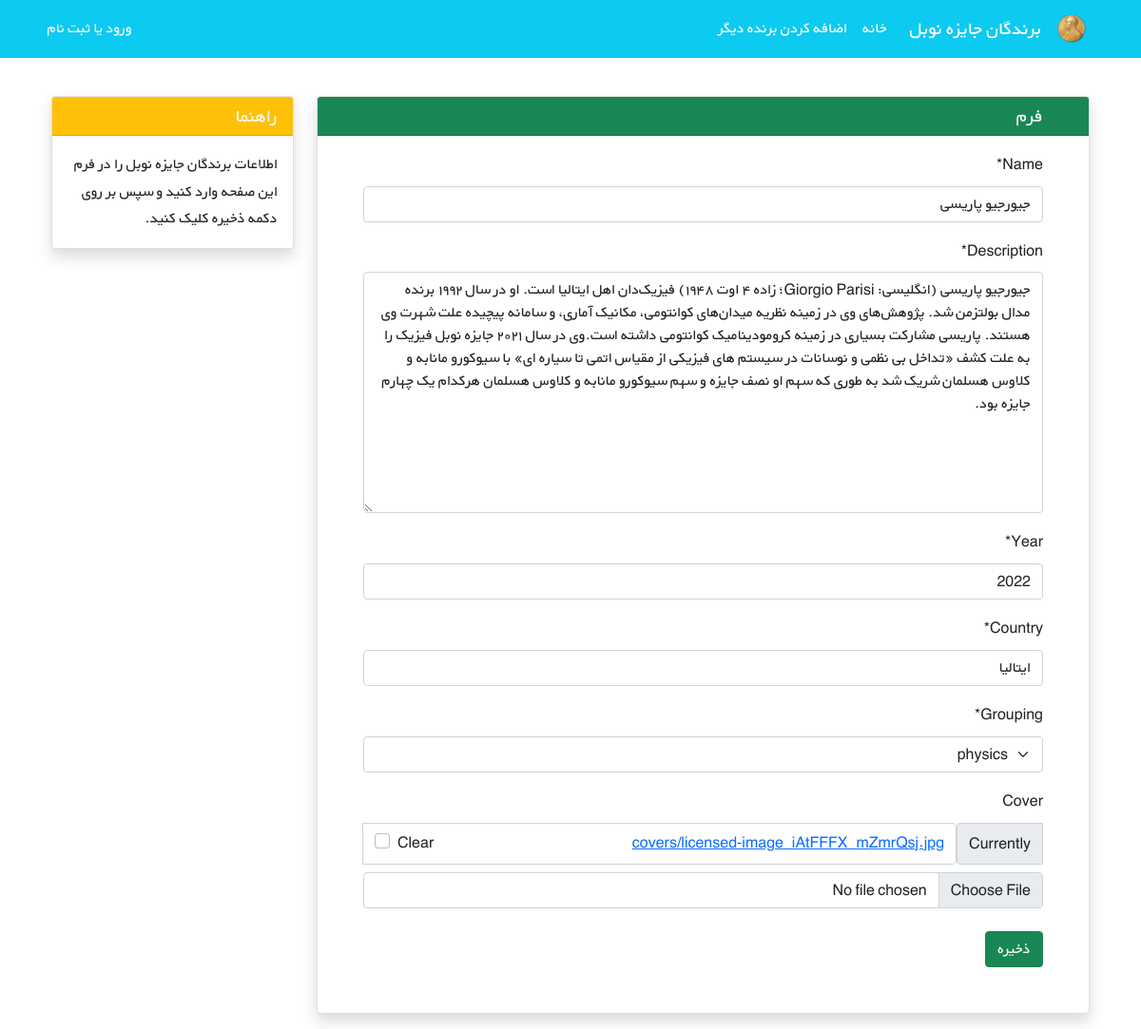
The app's page /nobels/1/edit/ with its own data.
### nobels/models.py (models this page shows, shortened)
class Nobel(models.Model):
    STATUS_CHOICES = (
        ('chemistry', 'chemistry'),
        ('economy', 'economy'),
        ("literature", "literature"),
        ("nobel peace", "nobel peace"),
        ("physics", "physics"),
        ("physiology and medicine", "physiology and medicine"),
    )
    name = models.CharField(max_length=200)
    description = models.TextField()
    year = models.PositiveIntegerField()
    country = models.CharField(max_length=50)
    grouping = models.CharField(choices=STATUS_CHOICES, max_length=23)
    cover = models.ImageField(upload_to="covers/",blank=True)
    datetime_created = models.DateTimeField(auto_now_add=True)
    datetime_modified = models.DateTimeField(auto_now=True)

### nobels/views.py (the view)
# urls.py: path("<int:pk>/edit/", NobelUpdateView.as_view(), name="nobel_update"),
class NobelUpdateView(generic.UpdateView):
    model = Nobel
    fields = ["name", "description", "year", "country", "grouping","cover"]
    template_name = "nobels/nobel_update.html"

### nobels/templates/nobels/nobel_update.html (shortened to what this page needs)
{% extends "_base.html" %}
{% load crispy_forms_tags %}
{% block content %}
    <div class="container mt-4" dir="rtl">
        <div class="row">
            <div class="col-9">
                <div class="card shadow my-3">
                    <h5 class="card-header bg-success text-light px-5">فرم</h5>
                    <div class="px-5 pt-3 pb-5">
                        <form method="POST" enctype="multipart/form-data">
                            {{ form|crispy }}
                            <button type="submit" class="btn btn-success mt-2">ذخیره</button>
                        </form>
                    </div>
                </div>
            </div>
            <div class="col-3">
                <div class="card my-3 shadow">
                    <h5 class="card-header bg-warning text-light">راهنما</h5>
                    <div class="card-body">
                        <p class="card-text">
                            اطلاعات برندگان جایزه نوبل را در فرم این صفحه وارد کنید و سپس بر روی دکمه ذخیره کلیک کنید.
                        </p>
                    </div>
                </div>
            </div>
        </div>
    </div>
{% endblock %}

### static/css/style.css (style rules this page uses)
* { font-family: 'BYekan', sans-serif; line-height: 1.8rem; }

### records on screen
Nobel: name "جیورجیو پاریسی", description "جیورجیو پاریسی (انگلیسی: Giorgio Parisi؛ زاده ۴ اوت ۱۹۴۸) فیزیک‌دان اهل ایتالیا است. او در سال ۱۹۹۲ برنده مدال بولتزمن شد. پژوهش‌های وی در زمینه نظریه میدان‌های کوانتومی، مکانیک آماری، و سامانه پیچیده علت شهرت وی هستند. پاریسی مشارکت بسیاری در زمینه کرومودینامیک کوانتومی داشته است.وی در سال ۲۰۲۱ جایزه نوبل فیزیک را به علت کشف «تداخل بی نظمی و نوسانات در سیستم های فیزیکی از مقیاس اتمی تا سیاره ای» با سیوکورو مانابه و کلاوس هسلمان شریک شد به طوری که سهم او نصف جایزه و سهم سیوکورو مانابه و کلاوس هسلمان هرکدام یک چهارم جایزه بود.", year "2022", country "ایتالیا", grouping "physics"
